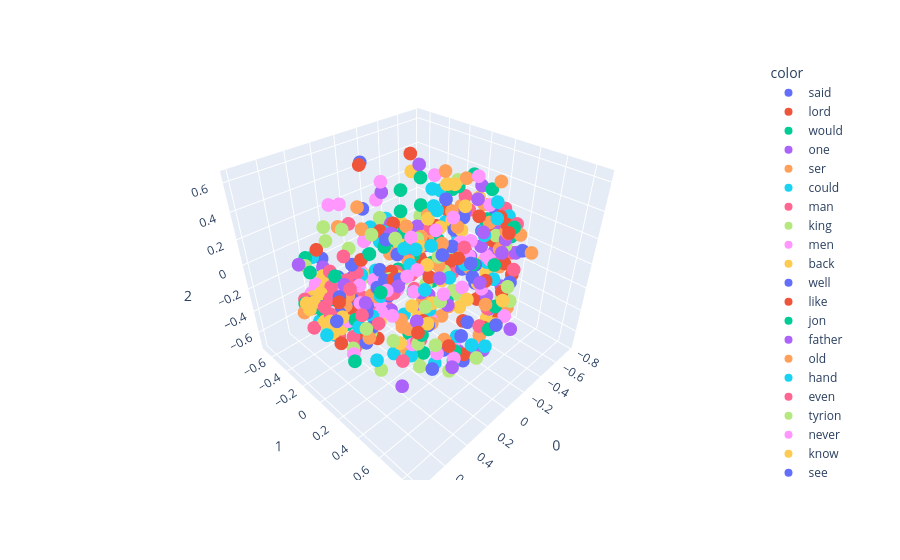

The code cell stored with this chart in its notebook:
### Code cell
fig = px.scatter_3d(X[:500],x =0,y=1, z= 2 , color = y[:500])
fig.show()
